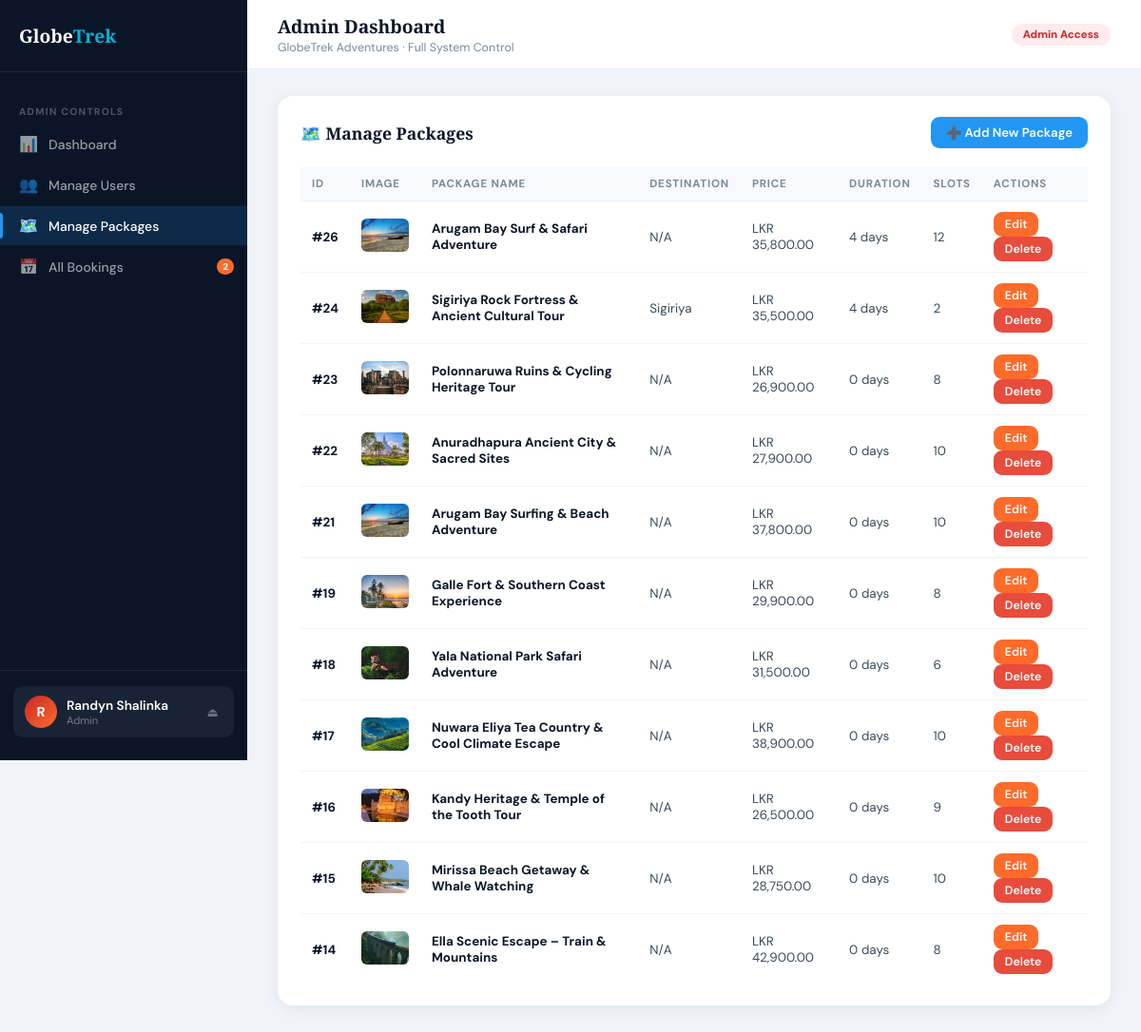
Page /admin_dashboard.php?section=packages (signed in) on the committed database.
### tables this page shows
CREATE TABLE IF NOT EXISTS `packages` (
  `id` int NOT NULL AUTO_INCREMENT,
  `name` varchar(100) DEFAULT NULL,
  `price` decimal(10,2) DEFAULT NULL,
  `image` varchar(255) DEFAULT NULL,
  `destination` varchar(100) DEFAULT NULL,
  `duration_days` int DEFAULT NULL,
  `availability` int DEFAULT '0',
  `description` text,
  PRIMARY KEY (`id`)
);

### admin_dashboard.php (the view, shortened to what this page needs)
<?php
$host = "localhost";
$dbname = "globetrek";
$username = "root";
$password = "";
try {
    $pdo = new PDO("mysql:host=$host;dbname=$dbname;charset=utf8", $username, $password);
    $pdo->setAttribute(PDO::ATTR_ERRMODE, PDO::ERRMODE_EXCEPTION);
} catch (PDOException $e) {
    die("Database connection failed: " . $e->getMessage());
}
$admin_name = htmlspecialchars($_SESSION['name'] ?? 'Admin User');
$admin_role = htmlspecialchars($_SESSION['role'] ?? 'admin');
$section = isset($_GET['section']) ? $_GET['section'] : 'dashboard';
$total_users      = $pdo->query("SELECT COUNT(*) FROM users")->fetchColumn();
$total_customers   = $pdo->query("SELECT COUNT(*) FROM users WHERE role='customer'")->fetchColumn();
$total_staff       = $pdo->query("SELECT COUNT(*) FROM users WHERE role='staff'")->fetchColumn();
$total_bookings    = $pdo->query("SELECT COUNT(*) FROM bookings")->fetchColumn();
$pending_bookings  = $pdo->query("SELECT COUNT(*) FROM bookings WHERE status='pending'")->fetchColumn();
$total_packages    = $pdo->query("SELECT COUNT(*) FROM packages")->fetchColumn();
$total_revenue     = $pdo->query("SELECT SUM(price) FROM bookings WHERE status IN ('confirmed','completed')")->fetchColumn() ?: 0;
$packages = $pdo->query("SELECT * FROM packages ORDER BY id DESC")->fetchAll(PDO::FETCH_ASSOC);
$bookings_sql = "
    SELECT
        b.id, b.date, b.price, b.status, b.package_name,
        u.name AS customer_name, u.email AS customer_email
    FROM bookings b
    JOIN users u ON b.user_id = u.id
    ORDER BY b.date DESC
    LIMIT 100
";
$bookings = $pdo->query($bookings_sql)->fetchAll(PDO::FETCH_ASSOC);
?>
<!DOCTYPE html>
<html lang="en">
<head>
</head>
<body>
<aside class="sidebar">
    <a href="index.php" class="sidebar-logo">
        <span class="logo-txt">Globe<span>Trek</span></span>
    </a>
    <div class="nav-label">Admin Controls</div>
    <a href="?section=dashboard" class="nav-item <?= $section === 'dashboard' ? 'active' : '' ?>">
        <span class="nav-icon">📊</span> Dashboard
    </a>
    <a href="?section=users" class="nav-item <?= $section === 'users' ? 'active' : '' ?>">
        <span class="nav-icon">👥</span> Manage Users
    </a>
    <a href="?section=packages" class="nav-item <?= $section === 'packages' ? 'active' : '' ?>">
        <span class="nav-icon">🗺️</span> Manage Packages
    </a>
    <a href="?section=bookings" class="nav-item <?= $section === 'bookings' ? 'active' : '' ?>">
        <span class="nav-icon">📅</span> All Bookings
        <?php if ($pending_bookings > 0): ?>
            <span class="badge"><?= $pending_bookings ?></span>
        <?php endif; ?>
    </a>
    <div class="sidebar-footer">
        <div class="admin-card">
            <div class="admin-av"><?= strtoupper(substr($admin_name, 0, 1)) ?></div>
            <div>
                <div class="admin-name"><?= $admin_name ?></div>
                <div class="admin-role"><?= $admin_role ?></div>
            </div>
            <a href="login.html" class="logout-link" title="Logout">⏏</a>
        </div>
    </div>
</aside>
<div class="main">
    <div class="topbar">
        <div>
            <h1>Admin Dashboard</h1>
            <p>GlobeTrek Adventures · Full System Control</p>
        </div>
        <div class="topbar-actions">
            <span class="tag-admin">Admin Access</span>
        </div>
    </div>
    <div class="content">
        <?php if ($section === 'dashboard'): ?>
        <div class="stats">
            <div class="stat">
                <div class="stat-icon s-blue">👥</div>
                <div><div class="stat-val"><?= number_format($total_users) ?></div><div class="stat-lbl">Total Users</div></div>
            </div>
            <div class="stat">
                <div class="stat-icon s-green">👤</div>
                <div><div class="stat-val"><?= number_format($total_customers) ?></div><div class="stat-lbl">Customers</div></div>
            </div>
            <div class="stat">
                <div class="stat-icon s-purple">🛠️</div>
                <div><div class="stat-val"><?= number_format($total_staff) ?></div><div class="stat-lbl">Staff</div></div>
            </div>
            <div class="stat">
                <div class="stat-icon s-orange">🧳</div>
                <div><div class="stat-val"><?= number_format($total_bookings) ?></div><div class="stat-lbl">Bookings</div></div>
            </div>
            <div class="stat">
                <div class="stat-icon s-blue">🗺️</div>
                <div><div class="stat-val"><?= number_format($total_packages) ?></div><div class="stat-lbl">Packages</div></div>
            </div>
            <div class="stat">
                <div class="stat-icon s-red">💰</div>
                <div><div class="stat-val">LKR <?= number_format($total_revenue, 2) ?></div><div class="stat-lbl">Revenue</div></div>
            </div>
        </div>
        <div class="card">
            <div class="card-head">
                <h2>📋 Recent Bookings</h2>
                <a href="?section=bookings" class="btn btn-outline btn-sm">View All →</a>
            </div>
            <?php if (empty($bookings)): ?>
                <div class="empty"><div class="empty-icon">📭</div><p>No bookings yet.</p></div>
            <?php else: ?>
                <div class="tbl-wrap">
                    <table>
                        <thead>
                            <tr><th>ID</th><th>Customer</th><th>Package</th><th>Date</th><th>Price</th><th>Status</th></tr>
                        </thead>
                        <tbody>
                        <?php foreach (array_slice($bookings, 0, 8) as $b): ?>
                            <tr>
                                <td><strong>#<?= $b['id'] ?></strong></td>
                                <td><?= htmlspecialchars($b['customer_name']) ?></td>
                                <td><?= htmlspecialchars($b['package_name']) ?></td>
                                <td><?= $b['date'] ?></td>
                                <td>LKR <?= number_format($b['price'], 2) ?></td>
                                <td><?= statusBadge($b['status']) ?></td>
                            </tr>
                        <?php endforeach; ?>
                        </tbody>
                    </table>
                </div>
            <?php endif; ?>
        </div>
<?php elseif ($section === 'packages'): ?>
<div class="card">
    <div class="card-head">
        <h2>🗺️ Manage Packages</h2>
        <button class="btn btn-blue" onclick="openAddPackageModal()">➕ Add New Package</button>
    </div>
    <?php if (empty($packages)): ?>
        <div class="empty">
            <div class="empty-icon">📦</div>
            <p>No packages found. Click "Add New Package" to get started.</p>
        </div>
    <?php else: ?>
        <div class="tbl-wrap">
            <table>
                <thead>
                    <tr>
                        <th>ID</th>
                        <th>Image</th>
                        <th>Package Name</th>
                        <th>Destination</th>
                        <th>Price</th>
                        <th>Duration</th>
                        <th>Slots</th>
                        <th>Actions</th>
                    </tr>
                </thead>
                <tbody>
                <?php foreach ($packages as $p): ?>
                <tr>
                    <td><strong>#<?= $p['id'] ?? '-' ?></strong></td>
                    <td>
                        <?php if (!empty($p['image'])): ?>
                            <img src="<?= htmlspecialchars($p['image']) ?>"
                                 style="width:50px;height:35px;object-fit:cover;border-radius:6px;">
                        <?php else: ?>
                            <span style="color:#ccc;">—</span>
                        <?php endif; ?>
                    </td>
                    <td>
                        <strong><?= htmlspecialchars($p['name'] ?? 'N/A') ?></strong>
                    </td>
                    <td>
                        <?= htmlspecialchars($p['destination'] ?? 'N/A') ?>
                    </td>
                    <td>
                        LKR <?= number_format($p['price'] ?? 0, 2) ?>
                    </td>
                    <td>
                        <?= isset($p['duration_days']) ? (int)$p['duration_days'] . ' days' : '0 days' ?>
                    </td>
                    <td>
                        <?= isset($p['availability']) ? (int)$p['availability'] : 0 ?>
                    </td>
                    <td>
                        <button class="btn btn-orange btn-sm"
                            onclick='openEditPackageModal(<?= json_encode($p) ?>)'>
                            Edit
                        </button>
                        <form method="POST" style="display:inline;"
                              onsubmit="return confirm('Delete this package?');">
                            <button type="submit" class="btn btn-red btn-sm">Delete</button>
                        </form>
                    </td>
                </tr>
                <?php endforeach; ?>
                </tbody>
            </table>
        </div>
    <?php endif; ?>
</div>
        <?php endif; ?>
    </div>
</div>
</body>
</html>

### rows in the picture
packages: id "26", image (picture), name "Arugam Bay Surf & Safari Adventure", destination "N/A", price "35,800.00", duration_days "4", availability "12"
packages: id "24", image (picture), name "Sigiriya Rock Fortress & Ancient Cultural Tour", destination "Sigiriya", price "35,500.00", duration_days "4", availability "2"
packages: id "23", image (picture), name "Polonnaruwa Ruins & Cycling Heritage Tour", destination "N/A", price "26,900.00", shows "0 days", availability "8"
packages: id "22", image (picture), name "Anuradhapura Ancient City & Sacred Sites", destination "N/A", price "27,900.00", shows "0 days", availability "10"
packages: id "21", image (picture), name "Arugam Bay Surfing & Beach Adventure", destination "N/A", price "37,800.00", shows "0 days", availability "10"
packages: id "19", image (picture), name "Galle Fort & Southern Coast Experience", destination "N/A", price "29,900.00", shows "0 days", availability "8"
packages: id "18", image (picture), name "Yala National Park Safari Adventure", destination "N/A", price "31,500.00", shows "0 days", availability "6"
packages: id "17", image (picture), name "Nuwara Eliya Tea Country & Cool Climate Escape", destination "N/A", price "38,900.00", shows "0 days", availability "10"
packages: id "16", image (picture), name "Kandy Heritage & Temple of the Tooth Tour", destination "N/A", price "26,500.00", shows "0 days", availability "9"
packages: id "15", image (picture), name "Mirissa Beach Getaway & Whale Watching", destination "N/A", price "28,750.00", shows "0 days", availability "10"
packages: id "14", image (picture), name "Ella Scenic Escape – Train & Mountains", destination "N/A", price "42,900.00", shows "0 days", availability "8"

### other values in the picture
$pending_bookings "2"
substr($admin_name, 0, 1) "R"
$admin_name "Randyn Shalinka"
$admin_role "Admin"
